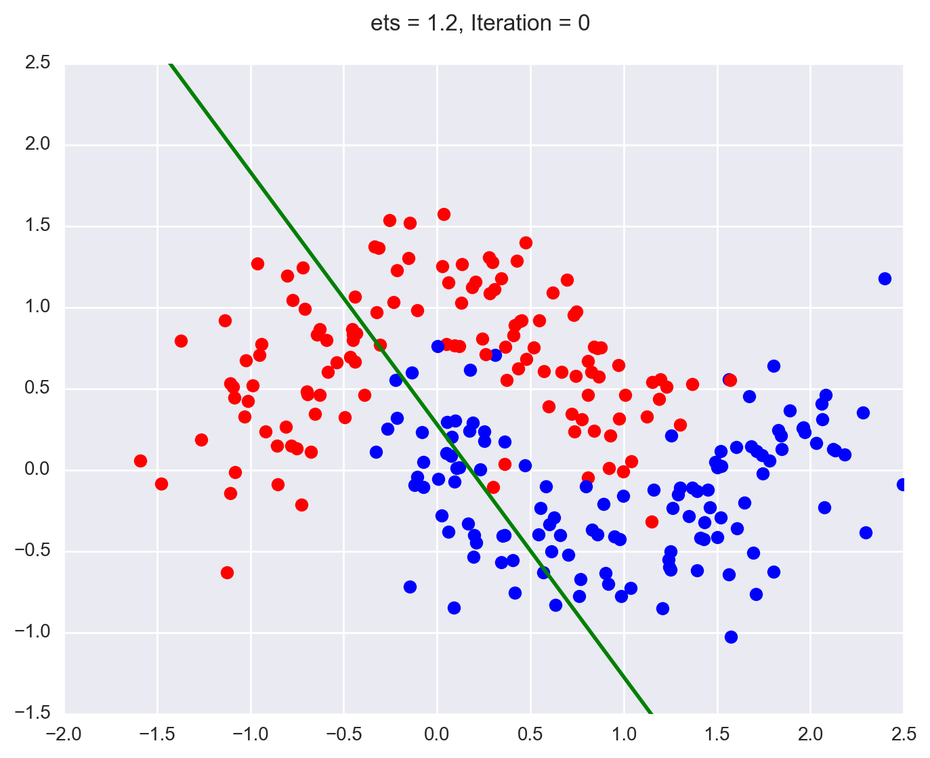
#> input picture logistic/fig/p_N250_itr0.png, 930 x 758 px, shrunk from 1373 x 1119 before the run; its folder holds only this picture in this run
$ python logistic.py
#> lines starting #> are read from the running program, lines starting #| are printed output that depends on the picture
#> the loop in logistic_regression, `while itr<= 100:` made 101 passes
#> pass 1, in plot_classifation, `plt.savefig('fig/p_N%s_itr%s' % (str(data_size),str(itr)),dpi=200,bbox..`:
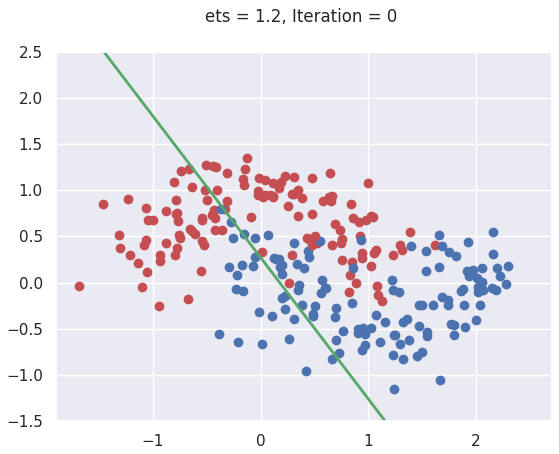
#> figure drawn by matplotlib, 1 panel
### util/gif_util.py
__author__ = 'MiaFeng'
import os, sys
import imageio
from PIL import Image

def makeGif(figDir,figName,method=1,format =  '.png'):
#> called with figDir = 'logistic/fig', figName = 'decision.gif', method = 1, format = '.png'
    __imageio = 1
    __PIL = 2

    images = []

    filenames = sorted(fn for fn in os.listdir(figDir) if fn.endswith(format))
    if method==__imageio:
        for filename in filenames:
            images.append(imageio.imread(figDir +'/'+ filename))
            print('start')
        imageio.mimsave(figDir+'/'+figName, images, duration=0.5, loop=1)  # duration 每帧间隔时间，loop 循环次数
        print('Done')

        # [12 lines of commented-out code are left out]

# [7 lines that do not run on import are left out]

### logistic/logistic.py
__author__ = 'MiaFeng'
import numpy as np
from sklearn.datasets import make_moons  #test datasets
import matplotlib.pyplot as plt
import seaborn as sns

class Logistic:
    def __init__(self):
        self.dim = 2
        self.w = np.array([1.0,1.0])
        self.b = 0
        self.eta = 0.2  # learning rate

    def sigmoid(self,x):    #not wx, but x
        return 1.0/(1+np.exp(-x))

    def logistic_regression(self,x,y,eta):
        itr = 0
        self.eta = eta
        pts_size,dim = np.shape(x)  # the quantity of the points in datasets and the dimension of features
        xpts = np.linspace(-1.5, 2.5)   # test set
        while itr<= 100:
            fx = np.dot(self.w,x.T)+self.b
            hx = self.sigmoid(fx)
            t = y - hx
            # if you write t = hx - y; then you have to run gradient descent
            s = [[i[0]*i[1][0], i[0]*i[1][1]] for i in zip(t,x)]
            # two dimension,each dimension requires a calculation of
            gradien_w = np.sum(s,0)/pts_size
            gradien_b = np.sum(t,0)/pts_size
            self.w += gradien_w * self.eta
            self.b += gradien_b * self.eta

            ypts = (lr.w[0] * xpts + lr.b) / (-lr.w[1])
            # dont't know why at first,well, need an explanation
            # 0=b*1+w1x1+w2x2 (x0=1) 此处x=x1；y=x2
            # y = x2 = (b*1 + w1x1)/w2
            # that makes sense

            if itr%20==0:
                self.plot_classifation(x,y,color,xpts,ypts,self.eta,itr)
            itr += 1


    def plot_classifation(self,origin_x,origin_y,color,xpts,ypts,eta,itr):
        """plot the classification line.
                Args:
                   origin_x: The whole original dataset of input features origin_x.
                   origin_y: The whole original label of input features origin_x.
                   color: The color for plotting, either on positive class and negative class
                   xpts: The coordinates in x-axis of the decision hyper-plane
                   ypts: The coordinates in y-axis calculated by the decision hyper-plane
                   eta: learning rate of this experiment
                   itr: iteration index
               Returns:

               Raises:
               """
        data_size,dim = np.shape(origin_x)
        plt.figure()
        for i in range(data_size):
            plt.plot(origin_x[i,0],origin_x[i,1],color[y[i]]+'o')
        ylim_min = np.min(xpts)
        ylim_max = np.max(xpts)
        plt.ylim([ylim_min,ylim_max])
        plt.plot(xpts,ypts,'g-',lw = 2)
        plt.title('ets = %s, Iteration = %s \n'%(str(eta), str(itr)))
        plt.savefig('fig/p_N%s_itr%s' % (str(data_size),str(itr)),dpi=200,bbox_inches='tight')

if __name__ == '__main__':
    import os,sys
    # sys.path.append()
    sns.set()
    data_size = 250
    noise_level = 0.25
    x,y = make_moons(data_size,noise=noise_level)
    color = {0:'r',1:'b'}   # render the positive class to blue color and negative class to red color
    lr = Logistic()
    lr.logistic_regression(x,y,eta=1.2)

    # make gif

    from util.gif_util import makeGif
    path = os.getcwd()
    figPath = path+'/fig'
    figName = 'decision.gif'
    print(figPath)
    makeGif(figDir=figPath, figName=figName, method=1)
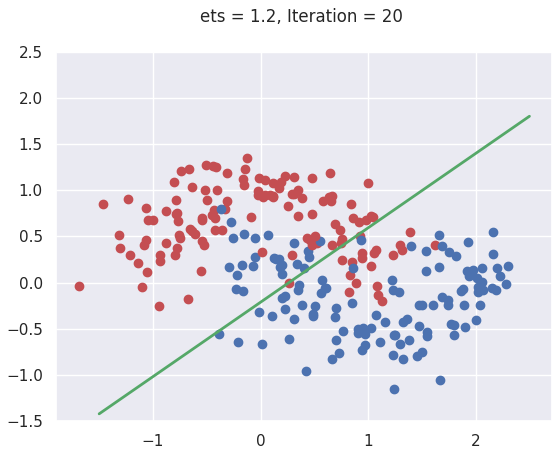
#> figure drawn by matplotlib, 1 panel
